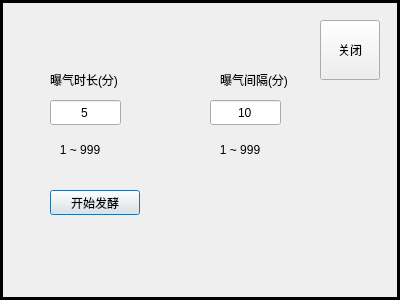
<?xml version="1.0" encoding="UTF-8"?>
<ui version="4.0">
 <class>CustomFerSettingDialog</class>
 <widget class="QDialog" name="CustomFerSettingDialog">
  <property name="geometry">
   <rect>
    <x>0</x>
    <y>0</y>
    <width>400</width>
    <height>300</height>
   </rect>
  </property>
  <property name="windowTitle">
   <string>Dialog</string>
  </property>
  <widget class="QLabel" name="label1">
   <property name="geometry">
    <rect>
     <x>50</x>
     <y>70</y>
     <width>90</width>
     <height>20</height>
    </rect>
   </property>
   <property name="text">
    <string>曝气时长(分)</string>
   </property>
  </widget>
  <widget class="QLabel" name="label2">
   <property name="geometry">
    <rect>
     <x>220</x>
     <y>70</y>
     <width>90</width>
     <height>20</height>
    </rect>
   </property>
   <property name="text">
    <string>曝气间隔(分)</string>
   </property>
  </widget>
  <widget class="QLineEdit" name="aerationTimeLineEdit">
   <property name="geometry">
    <rect>
     <x>50</x>
     <y>100</y>
     <width>71</width>
     <height>25</height>
    </rect>
   </property>
   <property name="text">
    <string>5</string>
   </property>
   <property name="alignment">
    <set>Qt::AlignCenter</set>
   </property>
  </widget>
  <widget class="QLineEdit" name="aerationSpaceLineEdit">
   <property name="geometry">
    <rect>
     <x>210</x>
     <y>100</y>
     <width>71</width>
     <height>25</height>
    </rect>
   </property>
   <property name="inputMask">
    <string/>
   </property>
   <property name="text">
    <string>10</string>
   </property>
   <property name="alignment">
    <set>Qt::AlignCenter</set>
   </property>
  </widget>
  <widget class="QPushButton" name="customFerButton">
   <property name="geometry">
    <rect>
     <x>50</x>
     <y>190</y>
     <width>90</width>
     <height>25</height>
    </rect>
   </property>
   <property name="text">
    <string>开始发酵</string>
   </property>
  </widget>
  <widget class="QLabel" name="label">
   <property name="geometry">
    <rect>
     <x>40</x>
     <y>140</y>
     <width>80</width>
     <height>20</height>
    </rect>
   </property>
   <property name="text">
    <string>1 ~ 999</string>
   </property>
   <property name="alignment">
    <set>Qt::AlignCenter</set>
   </property>
  </widget>
  <widget class="QLabel" name="label_2">
   <property name="geometry">
    <rect>
     <x>200</x>
     <y>140</y>
     <width>80</width>
     <height>20</height>
    </rect>
   </property>
   <property name="text">
    <string>1 ~ 999</string>
   </property>
   <property name="alignment">
    <set>Qt::AlignCenter</set>
   </property>
  </widget>
  <widget class="QPushButton" name="customFerButton_2">
   <property name="geometry">
    <rect>
     <x>320</x>
     <y>20</y>
     <width>60</width>
     <height>60</height>
    </rect>
   </property>
   <property name="text">
    <string>关闭</string>
   </property>
  </widget>
  <widget class="Line" name="line">
   <property name="geometry">
    <rect>
     <x>0</x>
     <y>297</y>
     <width>400</width>
     <height>3</height>
    </rect>
   </property>
   <property name="frameShadow">
    <enum>QFrame::Plain</enum>
   </property>
   <property name="lineWidth">
    <number>3</number>
   </property>
   <property name="orientation">
    <enum>Qt::Horizontal</enum>
   </property>
  </widget>
  <widget class="Line" name="line_2">
   <property name="geometry">
    <rect>
     <x>0</x>
     <y>0</y>
     <width>400</width>
     <height>3</height>
    </rect>
   </property>
   <property name="frameShadow">
    <enum>QFrame::Plain</enum>
   </property>
   <property name="lineWidth">
    <number>3</number>
   </property>
   <property name="orientation">
    <enum>Qt::Horizontal</enum>
   </property>
  </widget>
  <widget class="Line" name="line_3">
   <property name="geometry">
    <rect>
     <x>0</x>
     <y>0</y>
     <width>3</width>
     <height>300</height>
    </rect>
   </property>
   <property name="frameShadow">
    <enum>QFrame::Plain</enum>
   </property>
   <property name="lineWidth">
    <number>3</number>
   </property>
   <property name="orientation">
    <enum>Qt::Vertical</enum>
   </property>
  </widget>
  <widget class="Line" name="line_4">
   <property name="geometry">
    <rect>
     <x>397</x>
     <y>0</y>
     <width>3</width>
     <height>300</height>
    </rect>
   </property>
   <property name="frameShadow">
    <enum>QFrame::Plain</enum>
   </property>
   <property name="lineWidth">
    <number>3</number>
   </property>
   <property name="orientation">
    <enum>Qt::Vertical</enum>
   </property>
  </widget>
 </widget>
 <resources/>
 <connections/>
</ui>
